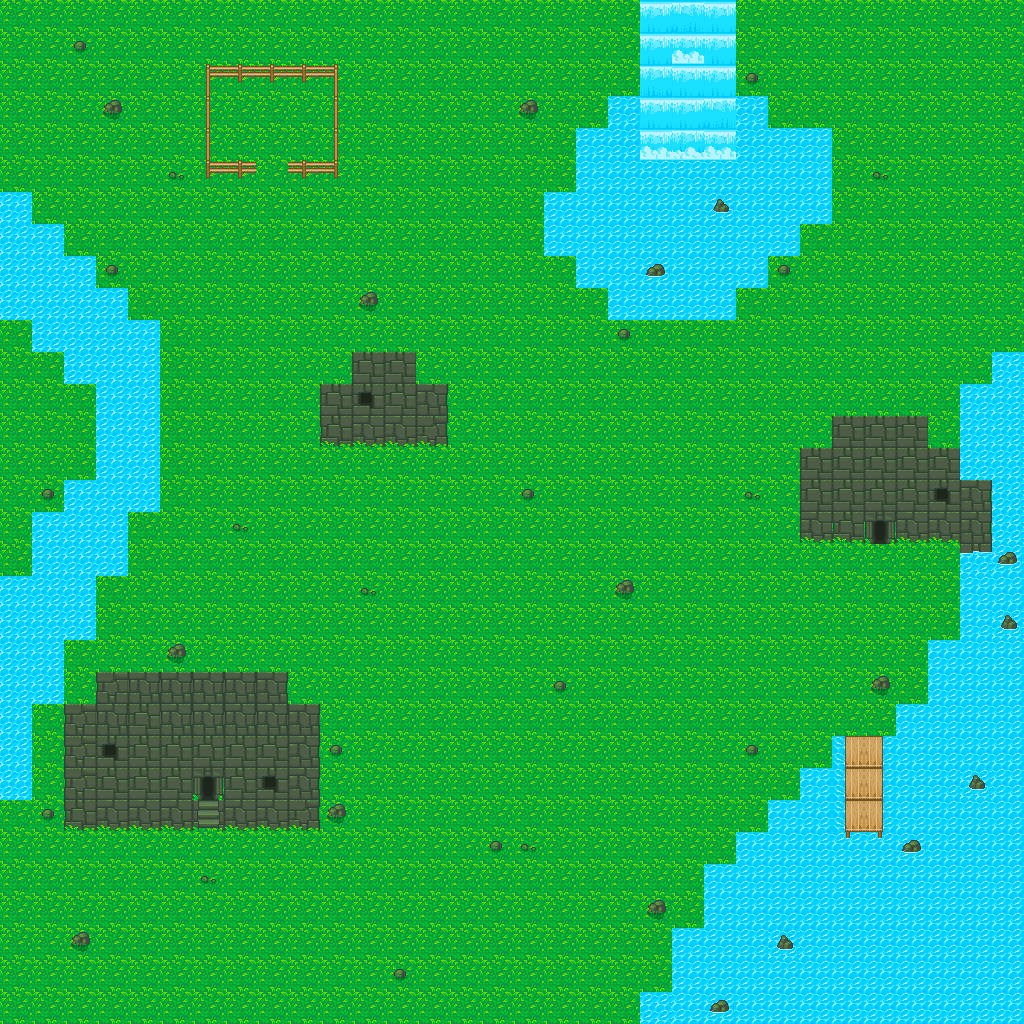

Tiled map render using the project's own tile images. Description and the whole map definition, tile-layer contents included, below:
An orthogonal 32x32 tile map with 32x32 px tiles, 1 tile layer (Tile Layer 1) and 49 objects.

<map version="1.2" tiledversion="1.2.1" orientation="orthogonal" renderorder="right-down" width="32" height="32" tilewidth="32" tileheight="32" infinite="0" nextlayerid="5" nextobjectid="122">
 <tileset firstgid="1" source="Testmaptileset.tsx" />
 <layer id="1" name="Tile Layer 1" width="32" height="32">
  <data encoding="csv">
14,14,14,14,14,14,14,14,14,14,14,14,14,14,14,14,14,14,14,14,77,2147483724,77,14,14,14,14,14,14,14,14,14,
14,14,74,14,14,14,14,14,14,14,14,14,14,14,14,14,14,14,14,14,77,79,77,14,14,14,14,14,14,14,14,14,
14,14,14,14,14,14,8,33,33,33,22,14,14,14,14,14,14,14,14,14,76,77,77,74,14,14,14,14,14,14,14,14,
14,14,14,63,14,14,20,14,14,14,20,14,14,14,14,14,63,14,14,68,77,77,2147483724,68,14,14,14,14,14,14,14,14,
14,14,14,14,14,14,20,14,14,14,20,14,14,14,14,14,14,14,68,68,79,78,79,68,68,68,14,14,14,14,14,14,
14,14,14,14,14,75,32,33,14,33,34,14,14,14,14,14,14,14,68,68,68,68,68,68,68,68,14,75,14,14,14,14,
69,14,14,14,14,14,14,14,14,14,14,14,14,14,14,14,14,68,68,68,68,68,56,68,68,68,14,14,14,14,14,14,
69,69,14,14,14,14,14,14,14,14,14,14,14,14,14,14,14,68,68,68,68,68,68,68,68,14,14,14,14,14,14,14,
69,69,69,74,14,14,14,14,14,14,14,14,14,14,14,14,14,14,68,68,44,68,68,68,74,14,14,14,14,14,14,14,
69,69,69,69,14,14,14,14,14,14,14,63,14,14,14,14,14,14,14,68,68,68,68,14,14,14,14,14,14,14,14,14,
14,69,69,69,69,14,14,14,14,14,14,14,14,14,14,14,14,14,14,74,14,14,14,14,14,14,14,14,14,14,14,14,
14,14,69,69,69,14,14,14,14,14,14,17,17,14,14,14,14,14,14,14,14,14,14,14,14,14,14,14,14,14,14,69,
14,14,14,69,69,14,14,14,14,14,17,12,17,30,14,14,14,14,14,14,14,14,14,14,14,14,14,14,14,14,69,69,
14,14,14,69,69,14,14,14,14,14,40,41,41,42,14,14,14,14,14,14,14,14,14,14,14,14,17,17,17,14,69,69,
14,14,14,69,69,14,14,14,14,14,14,14,14,14,14,14,14,14,14,14,14,14,14,14,14,17,17,17,17,17,69,69,
14,74,69,69,69,14,14,14,14,14,14,14,14,14,14,14,74,14,14,14,14,14,14,75,14,17,17,17,17,12,30,69,
14,69,69,69,14,14,14,75,14,14,14,14,14,14,14,14,14,14,14,14,14,14,14,14,14,41,40,31,41,41,30,69,
14,69,69,69,14,14,14,14,14,14,14,14,14,14,14,14,14,14,14,14,14,14,14,14,14,14,14,14,14,14,59,44,
69,69,69,14,14,14,14,14,14,14,14,75,14,14,14,14,14,14,14,63,14,14,14,14,14,14,14,14,14,14,68,68,
69,69,69,14,14,14,14,14,14,14,14,14,14,14,14,14,14,14,14,14,14,14,14,14,14,14,14,14,14,14,68,57,
69,69,14,14,14,63,14,14,14,14,14,14,14,14,14,14,14,14,14,14,14,14,14,14,14,14,14,14,14,68,68,68,
69,69,14,28,5,5,5,5,30,14,14,14,14,14,14,14,14,74,14,14,14,14,14,14,14,14,14,63,14,68,68,68,
69,14,28,5,17,5,5,5,5,18,14,14,14,14,14,14,14,14,14,14,14,14,14,14,14,14,14,14,68,68,68,68,
69,14,28,12,17,17,17,17,17,30,74,14,14,14,14,14,14,14,14,14,14,14,14,74,14,14,2147483732,84,68,68,68,68,
69,14,28,17,17,17,19,17,12,30,14,14,14,14,14,14,14,14,14,14,14,14,14,14,14,68,2147483732,84,68,68,57,68,
14,74,40,41,41,41,65,41,41,42,63,14,14,14,14,14,14,14,14,14,14,14,14,14,68,68,2147483732,84,68,68,68,68,
14,14,14,14,14,14,14,14,14,14,14,14,14,14,14,74,75,14,14,14,14,14,14,68,68,68,72,72,44,68,68,68,
14,14,14,14,14,14,75,14,14,14,14,14,14,14,14,14,14,14,14,14,14,14,68,68,68,68,68,68,68,68,68,68,
14,14,14,14,14,14,14,14,14,14,14,14,14,14,14,14,14,14,14,14,63,14,68,68,68,68,68,68,68,68,68,68,
14,14,63,14,14,14,14,14,14,14,14,14,14,14,14,14,14,14,14,14,14,68,68,68,57,68,68,68,68,68,68,68,
14,14,14,14,14,14,14,14,14,14,14,14,74,14,14,14,14,14,14,14,14,68,68,68,68,68,68,68,68,68,68,68,
14,14,14,14,14,14,14,14,14,14,14,14,14,14,14,14,14,14,14,14,69,68,44,68,68,68,68,68,68,68,68,68
</data>
 </layer>
 <objectgroup id="4" name="natural_collision">
  <object id="70" x="640" y="0" width="96" height="96.6667" />
  <object id="71" x="608.583" y="288.438" width="127.333" height="31.3333" />
  <object id="74" x="576.182" y="128.856" width="191.5" height="159" />
  <object id="75" x="544.122" y="191.913" width="32.3636" height="64" />
  <object id="76" x="767.667" y="128.333" width="32.3333" height="127.667" />
  <object id="77" x="799.386" y="128.118" width="32.6667" height="95.6667" />
  <object id="79" x="607.667" y="95.6667" width="160.333" height="32" />
  <object id="80" x="225" y="704" width="94" height="127" />
  <object id="81" x="96" y="671.5" width="192" height="32.5" />
  <object id="82" x="63.5" y="704.5" width="128.5" height="127" />
  <object id="83" x="191.5" y="699" width="33.5" height="95.5" />
  <object id="84" x="-0.4375" y="192.176" width="32" height="607.5" />
  <object id="85" x="32.3807" y="224.188" width="31.5" height="480.5" />
  <object id="86" x="62.5" y="256.227" width="33.5" height="384.5" />
  <object id="87" x="96.1818" y="287.682" width="31.5" height="288" />
  <object id="88" x="128.5" y="320.5" width="31.5" height="191" />
  <object id="89" x="205.978" y="160.003" width="50.2233" height="17.8129" rotation="0.0904741" />
  <object id="90" x="287" y="160.5" width="50.5" height="16.5" />
  <object id="91" x="206" y="64.5" width="4" height="95.5" />
  <object id="92" x="332.5" y="64" width="5" height="95.5" />
  <object id="93" x="206" y="64" width="130" height="18" />
  <object id="94" x="352" y="351.5" width="64.5" height="33" />
  <object id="95" x="319.5" y="383.5" width="128" height="63.5" />
  <object id="96" x="832.145" y="415.896" width="95.8542" height="32.7708" />
  <object id="97" x="800.583" y="448.322" width="225.25" height="88.5364" />
  <object id="98" x="992" y="352" width="31.3333" height="95.3333" />
  <object id="99" x="960" y="384.667" width="32" height="62.6667" />
  <object id="100" x="800" y="512" width="64.6667" height="31.3333" />
  <object id="101" x="895.333" y="513.333" width="136.667" height="30.6667" />
  <object id="102" x="960.208" y="542.917" width="66" height="482" />
  <object id="103" x="640" y="992" width="336.667" height="31.3333" />
  <object id="104" x="672.292" y="928.208" width="287.333" height="64" />
  <object id="105" x="704.25" y="864.25" width="255.333" height="62.6667" />
  <object id="106" x="736.25" y="832.125" width="223.333" height="32.6667" />
  <object id="107" x="768" y="800" width="76.6667" height="31.3333" />
  <object id="108" x="800" y="768.083" width="44" height="32.6667" />
  <object id="109" x="832" y="736.667" width="13.3333" height="31.3333" />
  <object id="110" x="927.875" y="640.333" width="31.3333" height="193.333" />
  <object id="111" x="896" y="704" width="32" height="128" />
  <object id="112" x="882.667" y="736.667" width="13.3333" height="94" />
  <object id="113" x="646.75" y="900.25" width="19.25" height="12.5" />
  <object id="114" x="70.5" y="932.5" width="18.5" height="11" />
  <object id="115" x="326.5" y="804.5" width="19" height="11.5" />
  <object id="116" x="167.5" y="644" width="18" height="13" />
  <object id="117" x="103.5" y="100.5" width="18" height="12" />
  <object id="118" x="359.5" y="292" width="18" height="14" />
  <object id="119" x="614.667" y="580" width="19" height="13.3333" />
  <object id="120" x="871.333" y="676.667" width="18" height="12.3333" />
  <object id="121" x="519" y="100.667" width="19" height="11.6667" />
 </objectgroup>
</map>